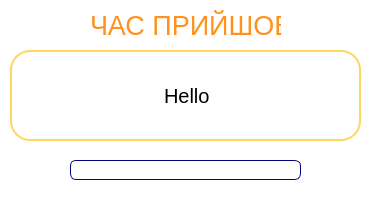
<?xml version="1.0" encoding="UTF-8"?>
<ui version="4.0">
 <class>NotificationDialog</class>
 <widget class="QDialog" name="NotificationDialog">
  <property name="geometry">
   <rect>
    <x>0</x>
    <y>0</y>
    <width>373</width>
    <height>197</height>
   </rect>
  </property>
  <property name="windowTitle">
   <string>Сповіщення</string>
  </property>
  <property name="styleSheet">
   <string notr="true">QDialog {
background-color:white;
}</string>
  </property>
  <widget class="QGroupBox" name="groupBox">
   <property name="geometry">
    <rect>
     <x>10</x>
     <y>50</y>
     <width>351</width>
     <height>91</height>
    </rect>
   </property>
   <property name="styleSheet">
    <string notr="true">QGroupBox { 
     border: 2px solid #FFD65E; 
     border-radius: 20px; 
 }</string>
   </property>
   <property name="title">
    <string/>
   </property>
   <widget class="QLineEdit" name="lineEdit">
    <property name="geometry">
     <rect>
      <x>22</x>
      <y>30</y>
      <width>311</width>
      <height>31</height>
     </rect>
    </property>
    <property name="font">
     <font>
      <pointsize>15</pointsize>
      <stylestrategy>PreferAntialias</stylestrategy>
     </font>
    </property>
    <property name="text">
     <string>Hello</string>
    </property>
    <property name="frame">
     <bool>false</bool>
    </property>
    <property name="alignment">
     <set>Qt::AlignCenter</set>
    </property>
    <property name="readOnly">
     <bool>true</bool>
    </property>
   </widget>
  </widget>
  <widget class="QLabel" name="label">
   <property name="geometry">
    <rect>
     <x>90</x>
     <y>10</y>
     <width>191</width>
     <height>31</height>
    </rect>
   </property>
   <property name="font">
    <font>
     <pointsize>20</pointsize>
     <weight>50</weight>
     <bold>false</bold>
     <underline>false</underline>
    </font>
   </property>
   <property name="styleSheet">
    <string notr="true">QLabel {
color: #ff911c;
}</string>
   </property>
   <property name="text">
    <string>ЧАС ПРИЙШОВ</string>
   </property>
  </widget>
  <widget class="QPushButton" name="btnOK">
   <property name="enabled">
    <bool>true</bool>
   </property>
   <property name="geometry">
    <rect>
     <x>70</x>
     <y>160</y>
     <width>231</width>
     <height>20</height>
    </rect>
   </property>
   <property name="cursor">
    <cursorShape>PointingHandCursor</cursorShape>
   </property>
   <property name="styleSheet">
    <string notr="true">QPushButton {
     color: #ffffff;
     font-weight: bold;  
 border: 1px solid #8f8f91;
     border-radius: 6px;
     background-color: qlineargradient(x1: 0, y1: 0, x2: 0, y2: 1,
                                       stop: 0 #ffebb0, stop: 1  #ff911c);
     min-width: 80px;
 }

 QPushButton:pressed {
     background-color: qlineargradient(x1: 0, y1: 0, x2: 0, y2: 1,
                                       stop: 0  #ff911c, stop: 1 #ffebb0);
 }

 QPushButton:flat {
     border: none; /* для плоской кнопки границы нет */
 }

 QPushButton:default {
     border-color: navy; /* делаем кнопку по умолчанию выпуклой */
 }


</string>
   </property>
   <property name="text">
    <string>OK</string>
   </property>
  </widget>
 </widget>
 <resources/>
 <connections/>
</ui>
